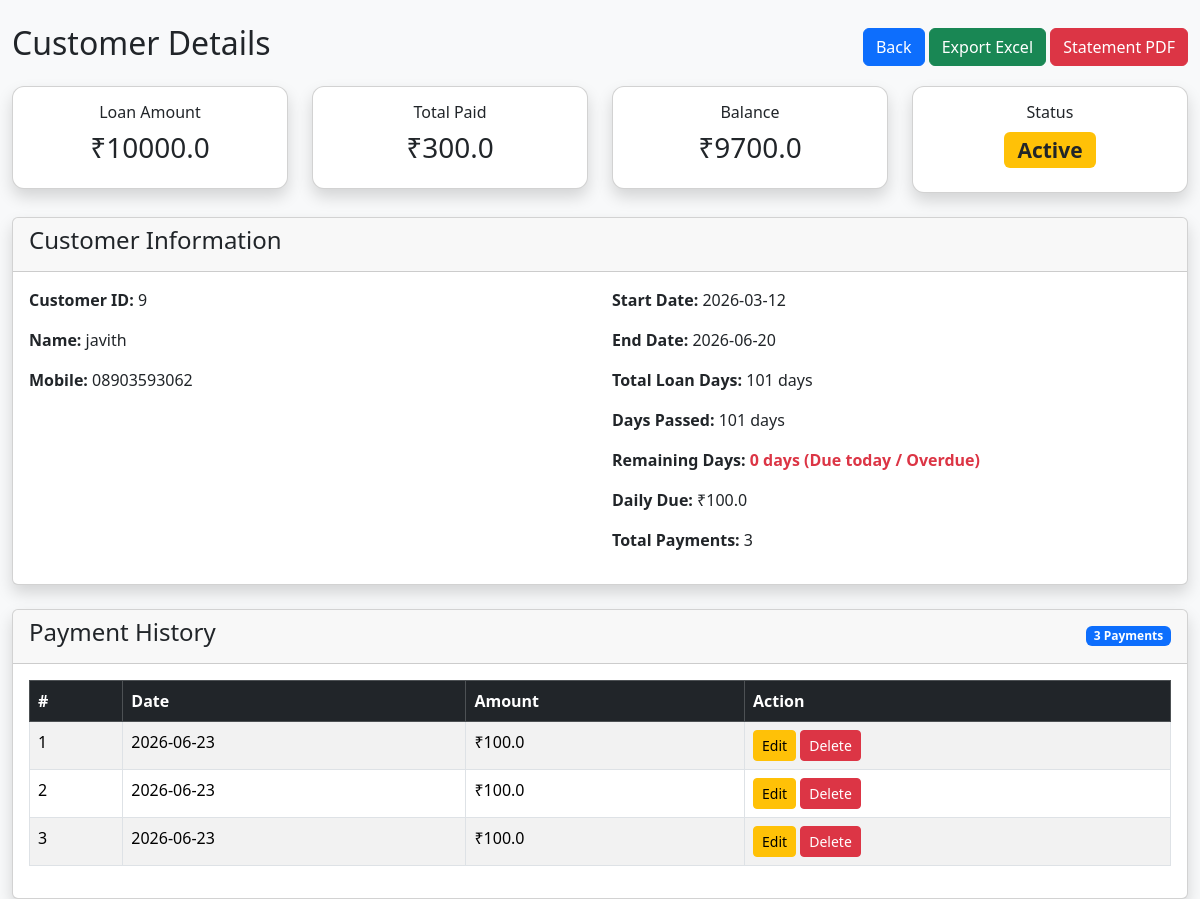
/customer/9 (signed in), run on the app's committed database.
### models.py (models this page shows)
class Customer(db.Model):
    __tablename__ = "customers"
    __table_args__ = (
    db.UniqueConstraint(
        "customer_id",
        "user_id",
        name="uq_customer_user"
    ),
)
    id = db.Column(
        db.Integer,
        primary_key=True
    )
    customer_id = db.Column(
    db.String(50),
    nullable=False
)
    address = db.Column(
        db.Text
    )
    name = db.Column(
        db.String(200),
        nullable=False
    )
    mobile = db.Column(
        db.String(20)
    )
    loan_amount = db.Column(
        db.Float,
        default=0
    )
    daily_due = db.Column(
        db.Float,
        default=0
    )
    total_paid = db.Column(
        db.Float,
        default=0
    )
    remaining_balance = db.Column(
        db.Float,
        default=0
    )
    status = db.Column(
        db.String(20),
        default="Active"
    )
    start_date = db.Column(
        db.String(50)
    )
    end_date = db.Column(
        db.String(50)
    )
    user_id = db.Column(
        db.Integer,
        db.ForeignKey("admins.id"),
        nullable=False
    )

class Payment(db.Model):
    __tablename__ = "payments"
    id = db.Column(
        db.Integer,
        primary_key=True
    )
    customer_id = db.Column(
        db.String(50),
        nullable=False
    )
    payment_date = db.Column(
        db.String(50),
        nullable=False
    )
    amount = db.Column(
        db.Float,
        default=0
    )
    user_id = db.Column(
        db.Integer,
        db.ForeignKey("admins.id"),
        nullable=False
    )

### app.py (the view)
@app.route("/customer/<customer_id>")
@login_required
def customer_details(customer_id):
    customer = Customer.query.filter_by(
        customer_id=customer_id,
        user_id=current_user.id
    ).first_or_404()
    payments = Payment.query.filter_by(
        customer_id=customer_id,
        user_id=current_user.id
    ).all()
    total_days = "-"
    days_passed = "-"
    remaining_days = "-"
    try:
        if customer.start_date and customer.end_date:
            fmt = "%Y-%m-%d"
            start = datetime.strptime(str(customer.start_date), fmt)
            end   = datetime.strptime(str(customer.end_date),   fmt)
            today = datetime.now().replace(hour=0, minute=0, second=0, microsecond=0)
            total_days = (end - start).days + 1
            if today < start:
                days_passed = 0
            else:
                days_passed = (today - start).days + 1
                days_passed = min(days_passed, total_days)
            remaining_days = max(0, total_days - days_passed)
    except (ValueError, TypeError):
        pass  # leave defaults as "-" if dates are missing / malformed
    return render_template(
        "customer_details.html",
        customer=customer,
        payments=payments,
        total_days=total_days,
        days_passed=days_passed,
        remaining_days=remaining_days
    )

### app.py (called while the page is built)
@login_manager.user_loader
def load_user(user_id):
    return db.session.get(
Admin,
int(user_id)
)

### templates/customer_details.html (shortened to what this page needs)
<!DOCTYPE html>
<html>
<head>
<link href="https://cdn.jsdelivr.net/npm/bootstrap@5.3.3/dist/css/bootstrap.min.css" rel="stylesheet">
</head>
<body>
<div class="container-fluid mt-4">
  <div class="d-flex justify-content-between align-items-center mb-3">
    <h2>Customer Details</h2>
    <div>
      <a href="/customer_ledger" class="btn btn-primary">Back</a>
      <a href="/export_customer/{{ customer.customer_id }}" class="btn btn-success">Export Excel</a>
      <a href="/customer_statement_pdf/{{ customer.customer_id }}" class="btn btn-danger">Statement PDF</a>
    </div>
  </div>
  <div class="row mb-4">
    <div class="col-md-3">
      <div class="card shadow summary-card">
        <div class="card-body text-center">
          <h6>Loan Amount</h6>
          <h3>₹{{ customer.loan_amount }}</h3>
        </div>
      </div>
    </div>
    <div class="col-md-3">
      <div class="card shadow summary-card">
        <div class="card-body text-center">
          <h6>Total Paid</h6>
          <h3>₹{{ customer.total_paid }}</h3>
        </div>
      </div>
    </div>
    <div class="col-md-3">
      <div class="card shadow summary-card">
        <div class="card-body text-center">
          <h6>Balance</h6>
          <h3>₹{{ customer.remaining_balance }}</h3>
        </div>
      </div>
    </div>
    <div class="col-md-3">
      <div class="card shadow summary-card">
        <div class="card-body text-center">
          <h6>Status</h6>
          <h3>
            {% if customer.status == "Closed" %}
              <span class="badge bg-success">Closed</span>
            {% else %}
              <span class="badge bg-warning text-dark">Active</span>
            {% endif %}
          </h3>
        </div>
      </div>
    </div>
  </div>
  <div class="card shadow mb-4">
    <div class="card-header"><h4>Customer Information</h4></div>
    <div class="card-body">
      <div class="row">
        <div class="col-md-6">
          <p><b>Customer ID:</b> {{ customer.customer_id }}</p>
          <p><b>Name:</b> {{ customer.name }}</p>
          <p><b>Mobile:</b> {{ customer.mobile }}</p>
        </div>
        <div class="col-md-6">
          <p><b>Start Date:</b> {{ customer.start_date }}</p>
          <p><b>End Date:</b> {{ customer.end_date if customer.end_date else "—" }}</p>
          <p>
            <b>Total Loan Days:</b>
            {% if total_days != "-" %}
              {{ total_days }} days
            {% else %}
              <span class="text-muted">N/A</span>
            {% endif %}
          </p>
          <p>
            <b>Days Passed:</b>
            {% if days_passed != "-" %}
              {{ days_passed }} days
            {% else %}
              <span class="text-muted">N/A</span>
            {% endif %}
          </p>
          <p>
            <b>Remaining Days:</b>
            {% if remaining_days != "-" %}
              {% if remaining_days == 0 %}
                <span class="text-danger fw-bold">0 days (Due today / Overdue)</span>
              {% elif remaining_days <= 7 %}
                <span class="text-warning fw-bold">{{ remaining_days }} days</span>
              {% else %}
                <span class="text-success">{{ remaining_days }} days</span>
              {% endif %}
            {% else %}
              <span class="text-muted">N/A</span>
            {% endif %}
          </p>
          <p><b>Daily Due:</b> ₹{{ customer.daily_due }}</p>
          <p><b>Total Payments:</b> {{ payments|length }}</p>
        </div>
      </div>
    </div>
  </div>
  <div class="card shadow">
    <div class="card-header d-flex justify-content-between align-items-center">
      <h4>Payment History</h4>
      <span class="badge bg-primary">{{ payments|length }} Payments</span>
    </div>
    <div class="card-body">
      <div class="table-responsive">
        <table class="table table-bordered table-striped">
          <thead class="table-dark">
            <tr>
              <th>#</th>
              <th>Date</th>
              <th>Amount</th>
              <th>Action</th>
            </tr>
          </thead>
          <tbody>
            {% for payment in payments %}
            <tr>
              <td>{{ loop.index }}</td>
              <td>{{ payment.payment_date }}</td>
              <td>₹{{ payment.amount }}</td>
              <td>
                <a href="/edit_payment/{{ payment.id }}" class="btn btn-warning btn-sm">Edit</a>
                <a href="/delete_payment/{{ payment.id }}" class="btn btn-danger btn-sm"
                   onclick="return confirm('Delete this payment?');">Delete</a>
              </td>
            </tr>
            {% endfor %}
          </tbody>
        </table>
      </div>
    </div>
  </div>
</div>
</body>
</html>

### templates/customer_details.html (style rules this page uses)
body { background: #f8f9fa; }
.summary-card { border-radius: 12px; }

### data on the page
Customer: loan_amount "10000.0", total_paid "300.0", remaining_balance "9700.0", customer_id "9", name "javith", mobile "08903593062", start_date "2026-03-12", end_date "2026-06-20", daily_due "100.0"
Payment: payment_date "2026-06-23", amount "100.0"
Payment: payment_date "2026-06-23", amount "100.0"
Payment: payment_date "2026-06-23", amount "100.0"

### other printed values
{{ total_days }} "101"
{{ days_passed }} "101"
{{ payments|length }} "3"
